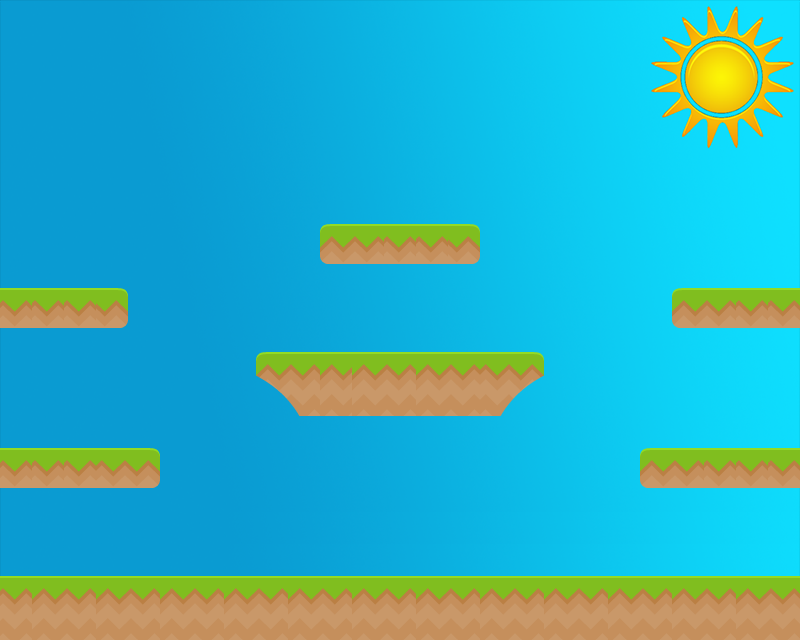

A 2D game scene composited from a Tiled map and its tileset images. What follows is a short description and the map's XML, with every tile layer's data as written:
An orthogonal 25x20 tile map with 32x32 px tiles, 2 tile layers (fond, plateforme), 4 tilesets and 7 objects.

<map version="1.0" orientation="orthogonal" renderorder="right-down" width="25" height="20" tilewidth="32" tileheight="32" nextobjectid="21">
 <tileset firstgid="1" name="grassMid" tilewidth="32" tileheight="32" tilecount="4" columns="2">
  <image source="Plaine/grassMid.png" width="70" height="70" />
 </tileset>
 <tileset firstgid="5" name="grassHalfLeft" tilewidth="32" tileheight="32" tilecount="4" columns="2">
  <image source="Plaine/grassHalfLeft.png" width="70" height="70" />
 </tileset>
 <tileset firstgid="9" name="ciel" tilewidth="32" tileheight="32" tilecount="400" columns="25">
  <image source="Plaine/ciel.png" width="800" height="524" />
 </tileset>
 <tileset firstgid="409" name="grassCliffLeftAlt" tilewidth="32" tileheight="32" tilecount="4" columns="2">
  <image source="Plaine/grassCliffLeftAlt.png" width="70" height="70" />
 </tileset>
 <layer name="fond" width="25" height="20">
  <data encoding="csv">
9,10,11,12,13,14,15,16,17,18,19,20,21,22,23,24,25,26,27,28,29,30,31,32,33,
34,35,36,37,38,39,40,41,42,43,44,45,46,47,48,49,50,51,52,53,54,55,56,57,58,
59,60,61,62,63,64,65,66,67,68,69,70,71,72,73,74,75,76,77,78,79,80,81,82,83,
84,85,86,87,88,89,90,91,92,93,94,95,96,97,98,99,100,101,102,103,104,105,106,107,108,
109,110,111,112,113,114,115,116,117,118,119,120,121,122,123,124,125,126,127,128,129,130,131,132,133,
134,135,136,137,138,139,140,141,142,143,144,145,146,147,148,149,150,151,152,153,154,155,156,157,158,
159,160,161,162,163,164,165,166,167,168,169,170,171,172,173,174,175,176,177,178,179,180,181,182,183,
184,185,186,187,188,189,190,191,192,193,194,195,196,197,198,199,200,201,202,203,204,205,206,207,208,
209,210,211,212,213,214,215,216,217,218,219,220,221,222,223,224,225,226,227,228,229,230,231,232,233,
234,235,236,237,238,239,240,241,242,243,244,245,246,247,248,249,250,251,252,253,254,255,256,257,258,
259,260,261,262,263,264,265,266,267,268,269,270,271,272,273,274,275,276,277,278,279,280,281,282,283,
284,285,286,287,288,289,290,291,292,293,294,295,296,297,298,299,300,301,302,303,304,305,306,307,308,
309,310,311,312,313,314,315,316,317,318,319,320,321,322,323,324,325,326,327,328,329,330,331,332,333,
334,335,336,337,338,339,340,341,342,343,344,345,346,347,348,349,350,351,352,353,354,355,356,357,358,
359,360,361,362,363,364,365,366,367,368,369,370,371,372,373,374,375,376,377,378,379,380,381,382,383,
384,385,386,387,388,389,390,391,392,393,394,395,396,397,398,399,400,401,402,403,404,405,406,407,408,
384,385,386,387,388,389,390,391,392,393,394,395,396,397,398,399,400,401,402,403,404,405,406,407,408,
384,385,386,387,388,389,390,391,392,393,394,395,396,397,398,399,400,401,402,403,404,405,406,407,408,
384,385,386,387,388,389,390,391,392,393,394,395,396,397,398,399,400,401,402,403,404,405,406,407,408,
384,385,386,387,388,389,390,391,392,393,394,395,396,397,398,399,400,401,402,403,404,405,406,407,408
</data>
 </layer>
 <objectgroup name="collision" opacity="0">
  <object id="14" x="0" y="288.333">
   <polyline points="0,0 121,0 126.333,2 127.667,5.66667 128.333,32.3333 126,37 121.667,39.6667 0,39.3333 0.666667,0.333333" />
  </object>
  <object id="15" x="325" y="224.333">
   <polyline points="0,0 149.333,0 152.667,2 154.333,5.33333 154.667,33.6667 152.333,37.3333 147.667,39.3333 1.33333,39.3333 -2.66667,37.3333 -5,32.6667 -5,5.66667 -3.33333,1.66667 0.666667,0" />
  </object>
  <object id="16" x="799.333" y="287.667">
   <polyline points="0,0 -119.667,0 -124.667,2.66667 -127.667,7.66667 -127.333,34.6667 -125.333,37.6667 -121.667,40 0.333333,40.6667 0,0.666667" />
  </object>
  <object id="17" x="799.333" y="448">
   <polyline points="0,0 -152,0 -157,2.66667 -159.667,6.66667 -159.667,33.6667 -157.333,37.3333 -153.333,39.6667 0,39.3333 0.333333,1.33333" />
  </object>
  <object id="18" x="799.667" y="576.333">
   <polyline points="0,0 -799.333,0 -799.333,63.3333 0,63.6667 0.333333,0.333333" />
  </object>
  <object id="19" x="0" y="447.667">
   <polyline points="0,0 154.667,0 158.333,2.33333 159.667,5 159.667,34.6667 158,38 155,40.3333 0,40.6667 0,0.333333" />
  </object>
  <object id="20" x="263.667" y="352">
   <polyline points="0,0 274,0 278.333,1.66667 280,5.66667 280,24 267,31.3333 254.667,41 248.333,48 237,64 35,63.6667 27,51.6667 18,41.6667 4,30.6667 -7.66667,23 -8,5 -6,2.66667 -0.666667,-0.666667" />
  </object>
 </objectgroup>
 <layer name="plateforme" width="25" height="20">
  <data encoding="csv">
0,0,0,0,0,0,0,0,0,0,0,0,0,0,0,0,0,0,0,0,0,0,0,0,0,
0,0,0,0,0,0,0,0,0,0,0,0,0,0,0,0,0,0,0,0,0,0,0,0,0,
0,0,0,0,0,0,0,0,0,0,0,0,0,0,0,0,0,0,0,0,0,0,0,0,0,
0,0,0,0,0,0,0,0,0,0,0,0,0,0,0,0,0,0,0,0,0,0,0,0,0,
0,0,0,0,0,0,0,0,0,0,0,0,0,0,0,0,0,0,0,0,0,0,0,0,0,
0,0,0,0,0,0,0,0,0,0,0,0,0,0,0,0,0,0,0,0,0,0,0,0,0,
0,0,0,0,0,0,0,0,0,0,0,0,0,0,0,0,0,0,0,0,0,0,0,0,0,
0,0,0,0,0,0,0,0,0,0,5,6,6,6,2147483653,0,0,0,0,0,0,0,0,0,0,
0,0,0,0,0,0,0,0,0,0,7,8,8,8,2147483655,0,0,0,0,0,0,0,0,0,0,
6,6,6,2147483653,0,0,0,0,0,0,0,0,0,0,0,0,0,0,0,0,0,5,6,6,6,
8,8,8,2147483655,0,0,0,0,0,0,0,0,0,0,0,0,0,0,0,0,0,7,8,8,8,
0,0,0,0,0,0,0,0,409,410,1,1,2,1,2,2147484058,2147484057,0,0,0,0,0,0,0,0,
0,0,0,0,0,0,0,0,411,412,3,3,4,3,4,2147484060,2147484059,0,0,0,0,0,0,0,0,
0,0,0,0,0,0,0,0,0,0,0,0,0,0,0,0,0,0,0,0,0,0,0,0,0,
6,6,6,2147483654,2147483653,0,0,0,0,0,0,0,0,0,0,0,0,0,0,0,5,6,6,6,6,
8,8,8,2147483656,2147483655,0,0,0,0,0,0,0,0,0,0,0,0,0,0,0,7,8,8,8,8,
0,0,0,0,0,0,0,0,0,0,0,0,0,0,0,0,0,0,0,0,0,0,0,0,0,
0,0,0,0,0,0,0,0,0,0,0,0,0,0,0,0,0,0,0,0,0,0,0,0,0,
2,1,2,1,2,1,2,1,2,1,2,1,2,1,2,1,2,1,2,1,2,1,2,1,2,
4,3,4,3,4,3,4,3,4,3,4,3,4,3,4,3,4,3,4,3,4,3,4,3,4
</data>
 </layer>
</map>
